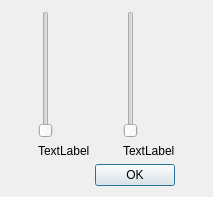
<?xml version="1.0" encoding="UTF-8"?>
<ui version="4.0">
 <class>ResultDialog</class>
 <widget class="QDialog" name="ResultDialog">
  <property name="geometry">
   <rect>
    <x>0</x>
    <y>0</y>
    <width>213</width>
    <height>197</height>
   </rect>
  </property>
  <property name="contextMenuPolicy">
   <enum>Qt::DefaultContextMenu</enum>
  </property>
  <property name="windowTitle">
   <string>Dialog</string>
  </property>
  <layout class="QGridLayout" name="gridLayout">
   <item row="0" column="0">
    <widget class="QSlider" name="successBar">
     <property name="tracking">
      <bool>false</bool>
     </property>
    </widget>
   </item>
   <item row="0" column="1">
    <widget class="QSlider" name="failureBar">
     <property name="tracking">
      <bool>false</bool>
     </property>
     <property name="orientation">
      <enum>Qt::Vertical</enum>
     </property>
    </widget>
   </item>
   <item row="1" column="0">
    <widget class="QLabel" name="succesCountLabel">
     <property name="text">
      <string>TextLabel</string>
     </property>
    </widget>
   </item>
   <item row="1" column="1">
    <widget class="QLabel" name="failureCountLabel">
     <property name="text">
      <string>TextLabel</string>
     </property>
    </widget>
   </item>
   <item row="2" column="0" colspan="2">
    <widget class="QDialogButtonBox" name="buttonBox">
     <property name="orientation">
      <enum>Qt::Horizontal</enum>
     </property>
     <property name="standardButtons">
      <set>QDialogButtonBox::Ok</set>
     </property>
     <property name="centerButtons">
      <bool>false</bool>
     </property>
    </widget>
   </item>
  </layout>
 </widget>
 <resources/>
 <connections>
  <connection>
   <sender>buttonBox</sender>
   <signal>accepted()</signal>
   <receiver>ResultDialog</receiver>
   <slot>accept()</slot>
   <hints>
    <hint type="sourcelabel">
     <x>248</x>
     <y>254</y>
    </hint>
    <hint type="destinationlabel">
     <x>157</x>
     <y>274</y>
    </hint>
   </hints>
  </connection>
  <connection>
   <sender>buttonBox</sender>
   <signal>rejected()</signal>
   <receiver>ResultDialog</receiver>
   <slot>reject()</slot>
   <hints>
    <hint type="sourcelabel">
     <x>316</x>
     <y>260</y>
    </hint>
    <hint type="destinationlabel">
     <x>286</x>
     <y>274</y>
    </hint>
   </hints>
  </connection>
 </connections>
</ui>
